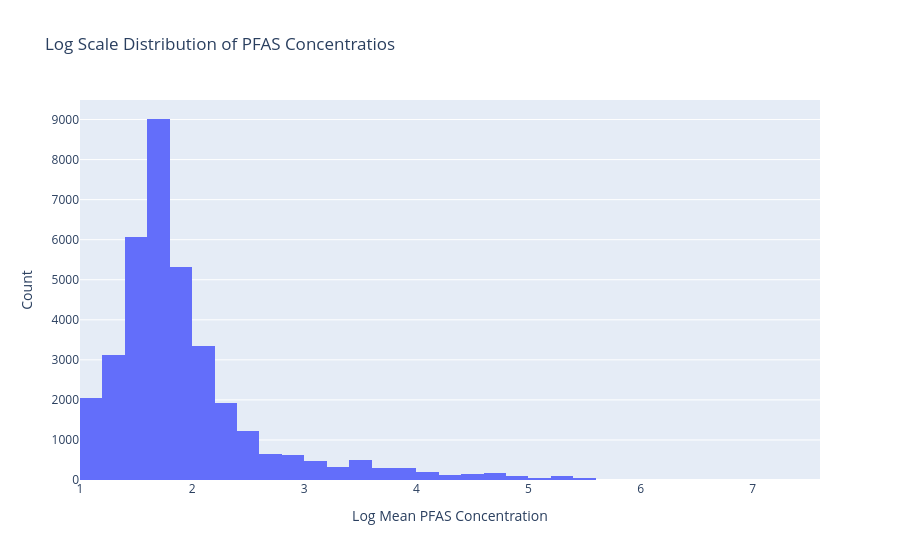

The notebook cell this image was saved under:
### Code cell
contain_pfas['log_pfas'] = np.log(contain_pfas['mean_result_ngL'])

fig = px.histogram(
    contain_pfas,
    x="log_pfas", 
    nbins = 45,
    title = "Log Scale Distribution of PFAS Concentratios"
)
fig.update_layout(
    xaxis_title="Log Mean PFAS Concentration",
    yaxis_title="Count"
)

### Figure 1 — Plotly figure (JSON) as saved in the notebook; plotly's stock layout.template omitted (floating-point values rounded to 4 significant figures; data arrays with more than 128 entries replaced by an {"elided": "..."} marker saying what was removed)
{"data": [{"bingroup": "x", "hovertemplate": "log_pfas=%{x}<br>count=%{y}<extra></extra>", "legendgroup": "", "marker": {"color": "#636efa", "pattern": {"shape": ""}}, "name": "", "nbinsx": 45, "orientation": "v", "showlegend": false, "type": "histogram", "x": {"elided": "36188 float values"}, "xaxis": "x", "yaxis": "y"}], "layout": {"barmode": "relative", "legend": {"tracegroupgap": 0}, "title": {"text": "Log Scale Distribution of PFAS Concentratios"}, "xaxis": {"anchor": "y", "domain": [0, 1], "title": {"text": "Log Mean PFAS Concentration"}}, "yaxis": {"anchor": "x", "domain": [0, 1], "title": {"text": "Count"}}}}
